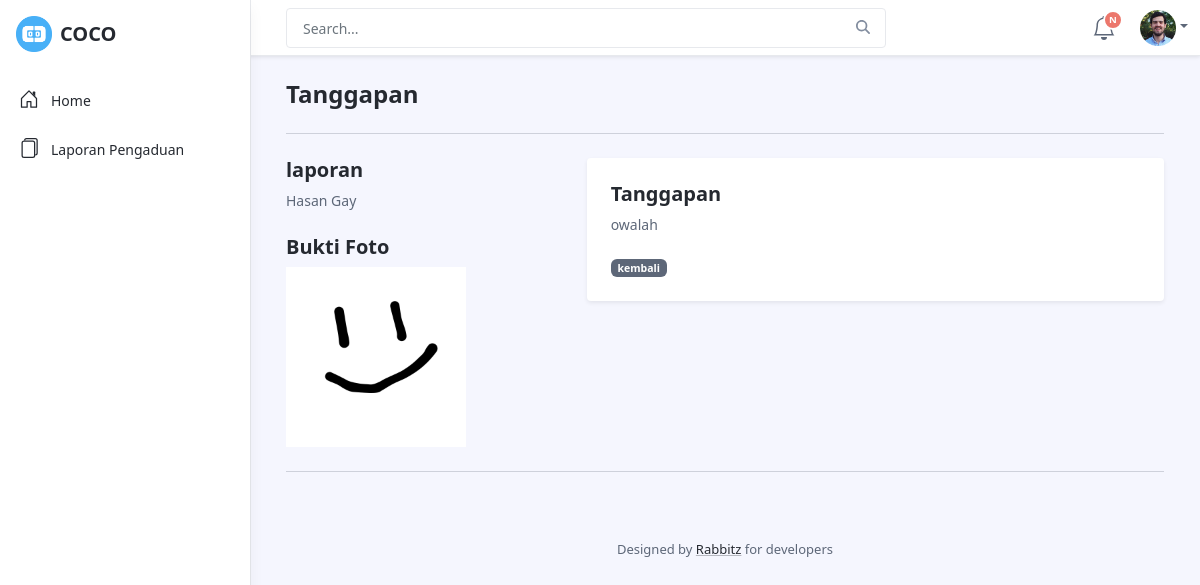
The page /lihat_tanggapan_petugas.php?id_pengaduan=36 on the database its author committed.
### tables this page shows
CREATE TABLE `pengaduan` (
  `id_pengaduan` int(11) NOT NULL,
  `tgl_pengaduan` date NOT NULL,
  `nik` char(16) NOT NULL,
  `isi_laporan` text NOT NULL,
  `foto` varchar(255) NOT NULL,
  `status` enum('0','proses','selesai') NOT NULL
);

CREATE TABLE `tanggapan` (
  `id_tanggapan` int(11) NOT NULL,
  `id_pengaduan` int(11) NOT NULL,
  `tgl_tanggapan` date NOT NULL,
  `tanggapan` text NOT NULL,
  `id_petugas` int(11) NOT NULL
);

### lihat_tanggapan_petugas.php (the view, shortened to what this page needs)
<!DOCTYPE html>
<html lang="en">
<head>
    <?php
    include 'head.php';
    include 'koneksi.php';
    $id_pengaduan        = mysqli_real_escape_string($koneksi, $_GET['id_pengaduan']);
    $sqla = "SELECT * FROM tanggapan WHERE id_pengaduan='$id_pengaduan'";
    $querya = mysqli_query($koneksi, $sqla) or die(mysqli_error($koneksi));
    if (mysqli_num_rows($querya) > 0) {
        $rowa = mysqli_fetch_array($querya);
    }
    $sql = "SELECT * FROM pengaduan WHERE id_pengaduan='$id_pengaduan'";
    $query = mysqli_query($koneksi, $sql) or die(mysqli_error($koneksi));
    if (mysqli_num_rows($query) > 0) {
        $row = mysqli_fetch_array($query);
    }
    ?>
</head>
<body class="app">
    <?php
    include 'nav_petugas.php';
    ?>
    <div class="app-wrapper">
        <div class="app-content pt-3 p-md-3 p-lg-4">
            <div class="container-xl">
                <h1 class="app-page-title">Tanggapan</h1>
                <hr class="mb-4">
                <div class="row g-4 settings-section">
                    <div class="col-12 col-md-4">
                        <h3 class="section-title">laporan</h3>
                        <div class="section-intro"><?php echo $row['isi_laporan']; ?>
                        </div>
                        <br>
                        <h3 class="section-title">Bukti Foto</h3>
                        <img src="img\<?php echo $row['foto']; ?>" height="180" alt="Bukti" />
                    </div>
                    <div class="col-12 col-md-8">
                        <div class="app-card app-card-settings shadow-sm p-4">
                            <div class="app-card-body">
                                <form class="settings-form" action="" method="POST" enctype="multipart/form-data">
                                    <div class="col-12 col-md-4">
                                        <h3 class="section-title">Tanggapan</h3>
                                        <div class="section-intro"><?php echo $rowa['tanggapan']; ?>
                                            <br>
                                            <br>
                                            <a class="badge bg-secondary" href="laporan_masyarakat.php">kembali</a>
                                        </div>
                                    </div>
                                </form>
                            </div>
                        </div>
                    </div>
                </div>
                <hr class="my-4">
            </div>
        </div>
        <?php
        include 'footer.php';
        ?>
    </div>
</body>
</html>

### rows shown on the page
pengaduan: isi_laporan "Hasan Gay", foto (picture)
tanggapan: tanggapan "owalah"
